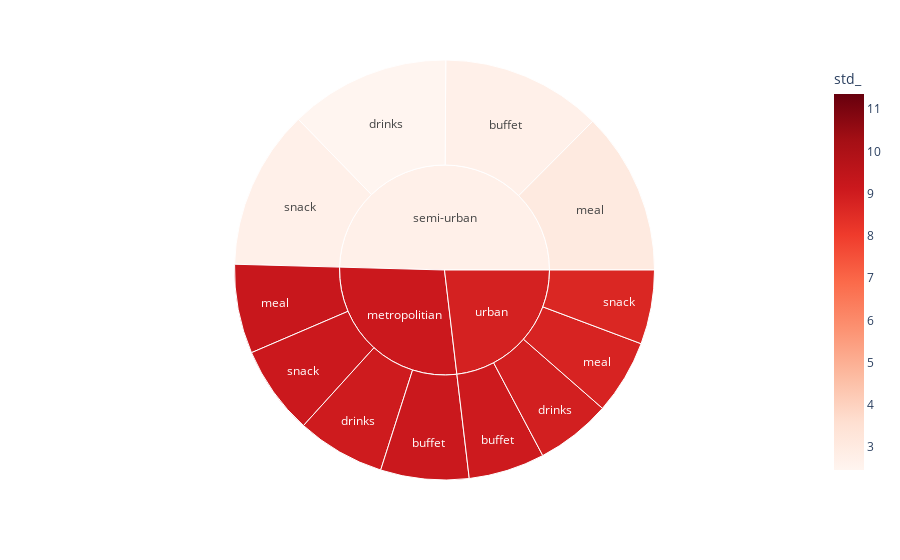

Notebook cell for this chart:
### Code cell
fig=px.sunburst(df1,path=['city_region','type_of_order'],values='mean_', color='std_', color_continuous_scale='Reds',
                                                                 color_continuous_midpoint=np.average(df1['std_']))

fig.show()

### Figure 1 — Plotly figure (JSON) as saved in the notebook; plotly's stock layout.template omitted (floating-point values rounded to 4 significant figures)
{"data": [{"branchvalues": "total", "customdata": [[9.156], [2.732], [9.061], [9.042], [2.459], [8.926], [9.216], [3.042], [8.77], [9.12], [2.707], [8.668], [9.133], [2.736], [8.858]], "domain": {"x": [0, 1], "y": [0, 1]}, "hovertemplate": "labels=%{label}<br>mean_=%{value}<br>parent=%{parent}<br>id=%{id}<br>std_=%{color}<extra></extra>", "ids": ["metropolitian/buffet", "semi-urban/buffet", "urban/buffet", "metropolitian/drinks", "semi-urban/drinks", "urban/drinks", "metropolitian/meal", "semi-urban/meal", "urban/meal", "metropolitian/snack", "semi-urban/snack", "urban/snack", "metropolitian", "semi-urban", "urban"], "labels": ["buffet", "buffet", "buffet", "drinks", "drinks", "drinks", "meal", "meal", "meal", "snack", "snack", "snack", "metropolitian", "semi-urban", "urban"], "marker": {"coloraxis": "coloraxis", "colors": [9.156, 2.732, 9.061, 9.042, 2.459, 8.926, 9.216, 3.042, 8.77, 9.12, 2.707, 8.668, 9.133, 2.736, 8.858]}, "name": "", "parents": ["metropolitian", "semi-urban", "urban", "metropolitian", "semi-urban", "urban", "metropolitian", "semi-urban", "urban", "metropolitian", "semi-urban", "urban", "", "", ""], "type": "sunburst", "values": [27.3, 49.71, 23.57, 27.32, 49.62, 23.31, 27.62, 50.3, 23.04, 27.47, 49.41, 22.92, 109.7, 199.0, 92.84]}], "layout": {"autosize": true, "coloraxis": {"cmid": 6.908, "colorbar": {"title": {"text": "std_"}}, "colorscale": [[0, "rgb(255,245,240)"], [0.125, "rgb(254,224,210)"], [0.25, "rgb(252,187,161)"], [0.375, "rgb(252,146,114)"], [0.5, "rgb(251,106,74)"], [0.625, "rgb(239,59,44)"], [0.75, "rgb(203,24,29)"], [0.875, "rgb(165,15,21)"], [1, "rgb(103,0,13)"]]}, "legend": {"tracegroupgap": 0}, "margin": {"t": 60}}}
